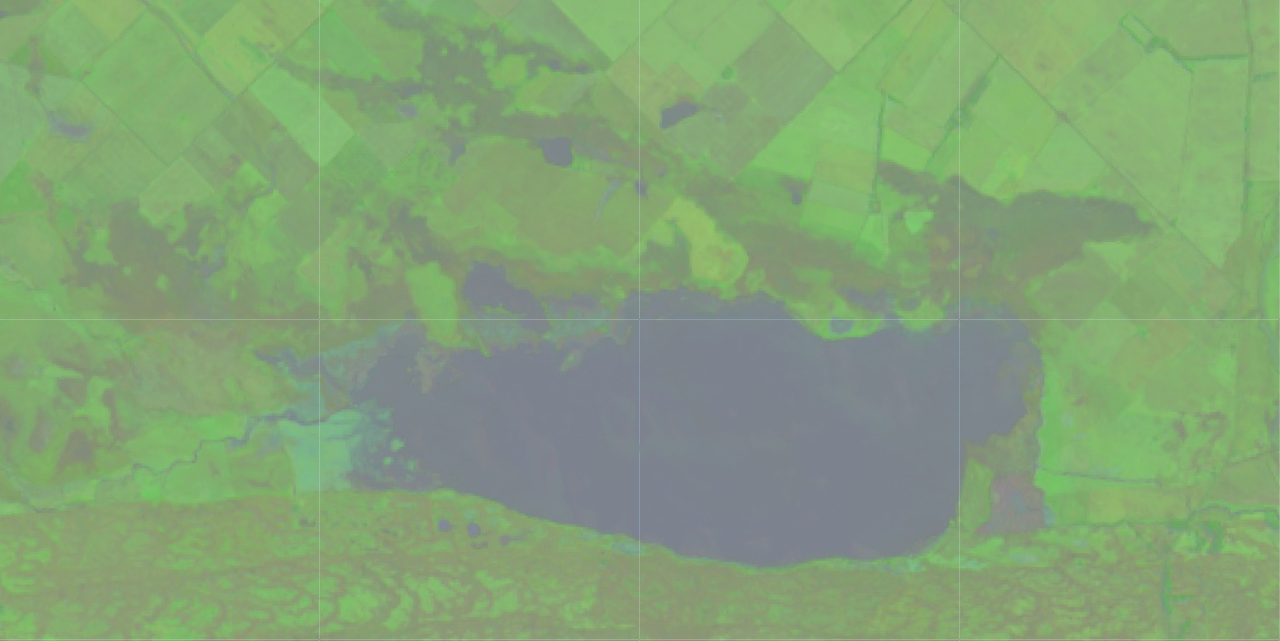
#> input picture laguna.png, 1280 x 641 px, found by its file name
$ python porcentaje.py
#> lines starting #> are read from the running program, lines starting #| are printed output that depends on the picture; after the words box and inside, x2 and y2 are one past the last pixel; in counts of white or black regions, pixels touching at a corner belong together; long printed decimals are rounded
# -*- coding: utf-8 -*-
"""
Created on Mon Mar 22 12:18:00 2021

@author: Usuario
"""

import cv2
import numpy as np
import matplotlib.pyplot as plt

img = cv2.imread('C:\\Users\\Usuario\\Documents\\UNS\\Beca EVC CIN\\laguna.png')
#> img is the input picture: shape (641, 1280, 3); mean B, G, R 118.5, 162.5, 130.9


grid_RGB = cv2.cvtColor(img, cv2.COLOR_BGR2RGB)
plt.figure(figsize=(20,8))
plt.imshow(grid_RGB) # Printing the original picture after converting to RGB


grid_HSV = cv2.cvtColor(grid_RGB, cv2.COLOR_RGB2HSV) # Converting to HSV
#> grid_HSV: shape (641, 1280, 3); mean H, S, V 58.9, 72.6, 163.8

lower_green = np.array([25,52,72])
upper_green = np.array([102,255,255])

mask= cv2.inRange(grid_HSV, lower_green, upper_green)
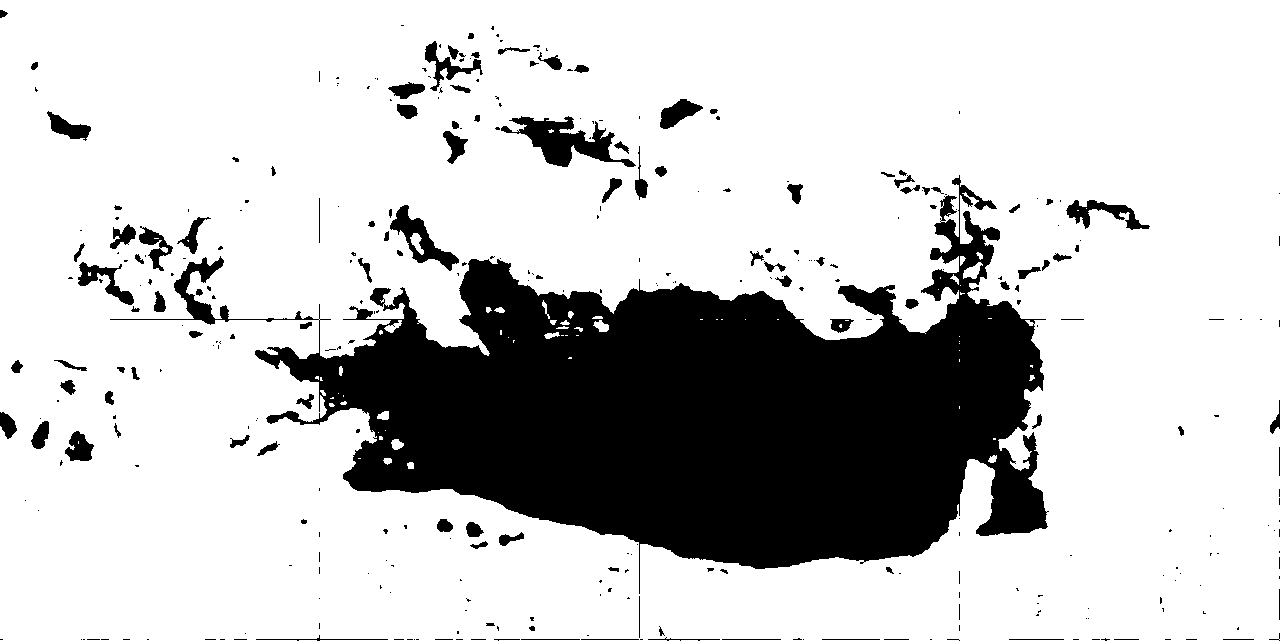
#> mask: shape (641, 1280); 78.2% white; 344 black regions (232 under 20 px), largest, box (x1, y1, x2, y2) and area: (110, 175, 1049, 594) 160050, (501, 116, 636, 167) 2804, (390, 205, 459, 271) 1399
res = cv2.bitwise_and(img, img, mask=mask) # Generating image with the green part
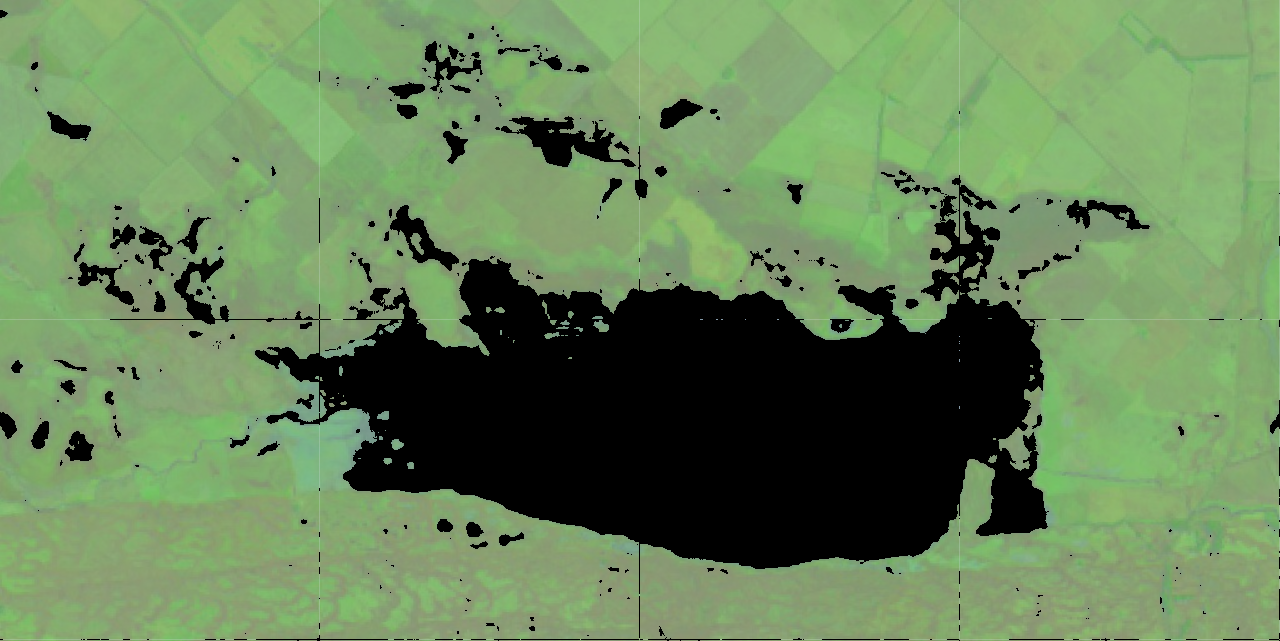
#> res: shape (641, 1280, 3); mean B, G, R 88.6, 132.6, 103.3

print("Green Part of Image")

# [7 lines of commented-out code are left out]
plt.figure(figsize=(20,8))
plt.imshow(res)

blue_perc = (mask>0).mean()
#> blue_perc = 0.782
print(blue_perc,"%")
#| 0.7815 %
